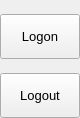
                 <widget class="QFrame" name="extraRightBox">
                  <property name="minimumSize">
                   <size>
                    <width>0</width>
                    <height>0</height>
                   </size>
                  </property>
                  <property name="maximumSize">
                   <size>
                    <width>0</width>
                    <height>16777215</height>
                   </size>
                  </property>
                  <property name="frameShape">
                   <enum>QFrame::NoFrame</enum>
                  </property>
                  <property name="frameShadow">
                   <enum>QFrame::Raised</enum>
                  </property>
                  <layout class="QVBoxLayout" name="verticalLayout_7">
                   <property name="spacing">
                    <number>0</number>
                   </property>
                   <property name="leftMargin">
                    <number>0</number>
                   </property>
                   <property name="topMargin">
                    <number>0</number>
                   </property>
                   <property name="rightMargin">
                    <number>0</number>
                   </property>
                   <property name="bottomMargin">
                    <number>0</number>
                   </property>
                   <item>
                    <widget class="QFrame" name="themeSettingsTopDetail">
                     <property name="maximumSize">
                      <size>
                       <width>16777215</width>
                       <height>3</height>
                      </size>
                     </property>
                     <property name="frameShape">
                      <enum>QFrame::NoFrame</enum>
                     </property>
                     <property name="frameShadow">
                      <enum>QFrame::Raised</enum>
                     </property>
                    </widget>
                   </item>
                   <item>
                    <widget class="QFrame" name="contentSettings">
                     <property name="frameShape">
                      <enum>QFrame::NoFrame</enum>
                     </property>
                     <property name="frameShadow">
                      <enum>QFrame::Raised</enum>
                     </property>
                     <layout class="QVBoxLayout" name="verticalLayout_13">
                      <property name="spacing">
                       <number>0</number>
                      </property>
                      <property name="leftMargin">
                       <number>0</number>
                      </property>
                      <property name="topMargin">
                       <number>0</number>
                      </property>
                      <property name="rightMargin">
                       <number>0</number>
                      </property>
                      <property name="bottomMargin">
                       <number>0</number>
                      </property>
                      <item alignment="Qt::AlignTop">
                       <widget class="QFrame" name="topMenus">
                        <property name="frameShape">
                         <enum>QFrame::NoFrame</enum>
                        </property>
                        <property name="frameShadow">
                         <enum>QFrame::Raised</enum>
                        </property>
                        <layout class="QVBoxLayout" name="verticalLayout_14">
                         <property name="spacing">
                          <number>0</number>
                         </property>
                         <property name="leftMargin">
                          <number>0</number>
                         </property>
                         <property name="topMargin">
                          <number>0</number>
                         </property>
                         <property name="rightMargin">
                          <number>0</number>
                         </property>
                         <property name="bottomMargin">
                          <number>0</number>
                         </property>
                         <item>
                          <widget class="QLabel" name="label_22">
                           <property name="text">
                            <string/>
                           </property>
                          </widget>
                         </item>
                         <item>
                          <widget class="QPushButton" name="btn_logon">
                           <property name="sizePolicy">
                            <sizepolicy hsizetype="Expanding" vsizetype="Fixed">
                             <horstretch>0</horstretch>
                             <verstretch>0</verstretch>
                            </sizepolicy>
                           </property>
                           <property name="minimumSize">
                            <size>
                             <width>0</width>
                             <height>45</height>
                            </size>
                           </property>
                           <property name="font">
                            <font>
                             <family>Segoe UI</family>
                             <pointsize>10</pointsize>
                             <italic>false</italic>
                             <bold>false</bold>
                            </font>
                           </property>
                           <property name="cursor">
                            <cursorShape>PointingHandCursor</cursorShape>
                           </property>
                           <property name="layoutDirection">
                            <enum>Qt::LeftToRight</enum>
                           </property>
                           <property name="styleSheet">
                            <string notr="true">background-image: url(:/icons/images/icons/cil-plus.png);</string>
                           </property>
                           <property name="text">
                            <string>Logon</string>
                           </property>
                          </widget>
                         </item>
                         <item>
                          <widget class="QLabel" name="label_23">
                           <property name="text">
                            <string/>
                           </property>
                          </widget>
                         </item>
                         <item>
                          <widget class="QPushButton" name="btn_logout">
                           <property name="sizePolicy">
                            <sizepolicy hsizetype="Expanding" vsizetype="Fixed">
                             <horstretch>0</horstretch>
                             <verstretch>0</verstretch>
                            </sizepolicy>
                           </property>
                           <property name="minimumSize">
                            <size>
                             <width>0</width>
                             <height>45</height>
                            </size>
                           </property>
                           <property name="font">
                            <font>
                             <family>Segoe UI</family>
                             <pointsize>10</pointsize>
                             <italic>false</italic>
                             <bold>false</bold>
                            </font>
                           </property>
                           <property name="cursor">
                            <cursorShape>PointingHandCursor</cursorShape>
                           </property>
                           <property name="layoutDirection">
                            <enum>Qt::LeftToRight</enum>
                           </property>
                           <property name="styleSheet">
                            <string notr="true">background-image: url(:/icons/images/icons/cil-account-logout.png);</string>
                           </property>
                           <property name="text">
                            <string>Logout</string>
                           </property>
                          </widget>
                         </item>
                        </layout>
                       </widget>
                      </item>
                     </layout>
                    </widget>
                   </item>
                  </layout>
                 </widget>
